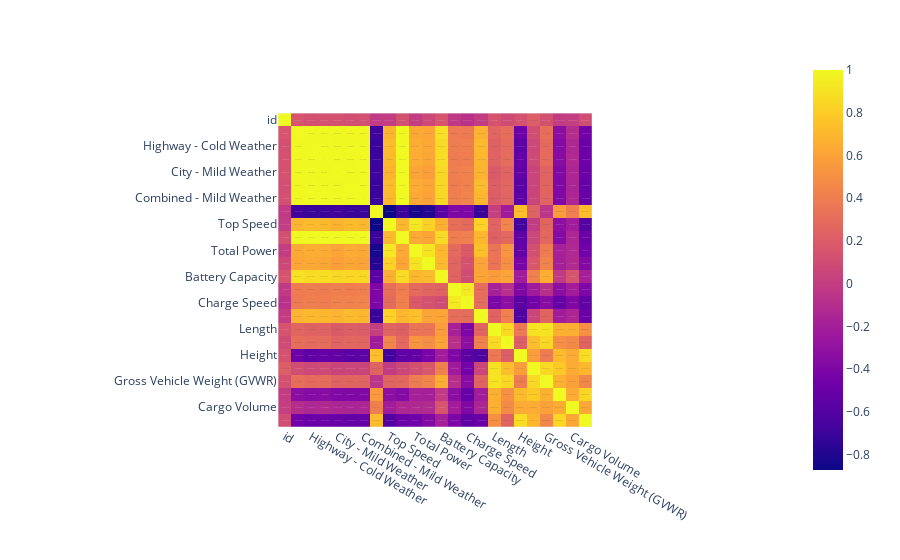

The code cell stored with this chart in its notebook:
### Code cell
#Based on the box plot graph, on average Peugeot has the fastest accelaration cars given the df with a median speed of 13.1 km/h.
#This analysis excludes Dacia since it only has one car model.The mean of all EV vehicles is 7.87 km/h. The 75th percentile is 9.6 km/h. and the std is 3.2 km/h. Peugeout is above the 75th percintile and is about two std deviations above the mean. Impressive! 


correlation_matrix = df.corr()
fig = px.imshow(correlation_matrix, text_auto=True)
fig.show()

### Figure 1 — Plotly figure (JSON) as saved in the notebook; plotly's stock layout.template omitted (floating-point values rounded to 4 significant figures; data arrays with more than 128 entries replaced by an {"elided": "..."} marker saying what was removed)
{"data": [{"coloraxis": "coloraxis", "hovertemplate": "x: %{x}<br>y: %{y}<br>color: %{z}<extra></extra>", "name": "0", "texttemplate": "%{z}", "type": "heatmap", "x": ["id", "City - Cold Weather", "Highway - Cold Weather", "Combined - Cold Weather", "City - Mild Weather", "Highway - Mild Weather", "Combined - Mild Weather", "Acceleration 0 - 100 km/h", "Top Speed", "Electric Range", "Total Power", "Total Torque", "Battery Capacity", "Charge Power", "Charge Speed", "Fastcharge Speed", "Length", "Width", "Height", "Wheelbase", "Gross Vehicle Weight (GVWR)", "Max. Payload", "Cargo Volume", "Seats"], "xaxis": "x", "y": ["id", "City - Cold Weather", "Highway - Cold Weather", "Combined - Cold Weather", "City - Mild Weather", "Highway - Mild Weather", "Combined - Mild Weather", "Acceleration 0 - 100 km/h", "Top Speed", "Electric Range", "Total Power", "Total Torque", "Battery Capacity", "Charge Power", "Charge Speed", "Fastcharge Speed", "Length", "Width", "Height", "Wheelbase", "Gross Vehicle Weight (GVWR)", "Max. Payload", "Cargo Volume", "Seats"], "yaxis": "y", "z": {"elided": "24x24 float values"}}], "layout": {"coloraxis": {"colorscale": [[0, "#0d0887"], [0.1111, "#46039f"], [0.2222, "#7201a8"], [0.3333, "#9c179e"], [0.4444, "#bd3786"], [0.5556, "#d8576b"], [0.6667, "#ed7953"], [0.7778, "#fb9f3a"], [0.8889, "#fdca26"], [1, "#f0f921"]]}, "margin": {"t": 60}, "xaxis": {"anchor": "y", "constrain": "domain", "domain": [0, 1], "scaleanchor": "y"}, "yaxis": {"anchor": "x", "autorange": "reversed", "constrain": "domain", "domain": [0, 1]}}}
